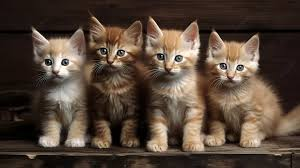
#> input picture PCD9/Gambar/meow.jpg, 300 x 168 px, found by its file name
$ python robert.py
#> lines starting #> are read from the running program, lines starting #| are printed output that depends on the picture
import imageio.v3 as i
import matplotlib.pyplot as plt
import numpy as np

img = i.imread("D:\\Ikram\\Kuliah\\Semester 5\\Pengolahan Citra Digital\\PCD9\\Gambar\\meow.jpg", mode ='F')
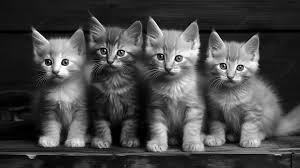
#> img: shape (168, 300) float32; min 0, max 254, mean 71.3

rx =np.array([
    [1,0],
    [0,-1]
])
ry = np.array([
    [0,1],
    [-1,0]

])

ipad = np.pad(img,pad_width=1,mode='constant', constant_values=0)
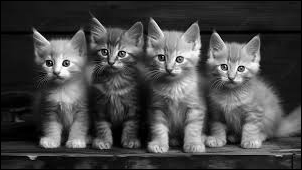
#> ipad: shape (170, 302) float32; min 0, max 254, mean 70

gx = np.zeros_like(img)
gy = np.zeros_like(img)

for y in range (1,ipad.shape[0]-1):
    for x in range(1, ipad.shape[1]-1):
        area = ipad[y-1:y+2,x-1:x+2]
        gx[y-1,x-1]=np.sum(area[0:2,0:2]*rx)+ np.sum(area[1:3,1:3]*ry)
        gy[y-1,x-1]=np.sum(area[0:2,0:2]*ry) - np.sum(area[1:3,1:3]*rx)
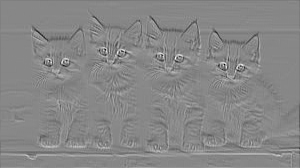
#> gx: shape (168, 300) float32; min -370.2, max 326.6, mean -0.2; drawn with min black and max white
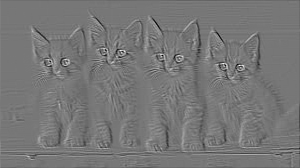
#> gy: shape (168, 300) float32; min -319, max 362.3, mean -0.3; drawn with min black and max white

G = np.sqrt(gx**2 +gy**2)
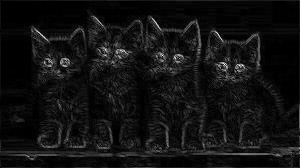
#> G: shape (168, 300) float32; min 0, max 400.6, mean 28.1; drawn with min black and max white

G=(G/G.max())*255
G= np.clip(G,0,255)
G =G.astype(np.uint8)
plt.figure(figsize=(10,10))

plt.subplot(2,2,1)
plt.imshow(img)

plt.subplot(2,2,2)
plt.imshow(gx,cmap='gray')

plt.subplot(2,2,3)
plt.imshow(gy,cmap='gray')

plt.subplot(2,2,4)
plt.imshow(G,cmap='gray')

plt.show()
